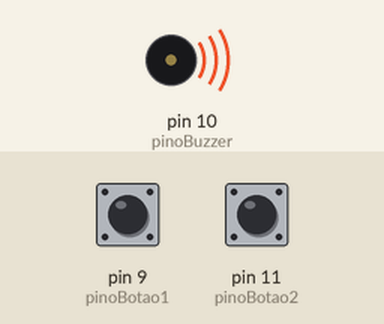
Simulated run of this sketch. Board: Arduino Uno, built with avr-gcc and run on an emulated ATmega328P. On the bench: buzzer (waves = sounding). The test bench sets the inputs (shaded band); at power-on: pin 9 (pinoBotao1) HIGH, pin 11 (pinoBotao2) HIGH.

Above: at 0.5 s.
Timing chart, 0 to 4.6 s (numbered marks = the images above):
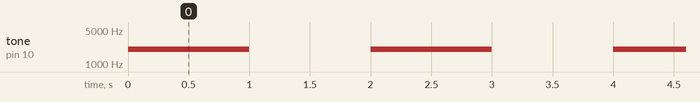

The sketch:

sketch_buzzer.ino
```cpp
int frequencia = 2000;      //frequencia inicial
const int pinoBuzzer = 10;  // Numero do Pino do Buzzer
const int pinoBotao1 = 9;   // Numero do Pino do Botao 1
const int pinoBotao2 = 11;  // Numero do Pino do Botao 2

void setup() {
    pinMode(pinoBuzzer, OUTPUT);        //Setta o pino do buzzer como saida
    pinMode(pinoBotao1, INPUT_PULLUP);  // Setta o pino do botao 1 como entrada
    pinMode(pinoBotao2, INPUT_PULLUP);  //Setta o pino do botao 2 como entrada
}

void loop() {
    //Se pessionar o botao o que causa a falta de sinal acrescenta 100 a frequencia
    if (digitalRead(pinoBotao1) == LOW) {
        frequencia = frequencia + 100;
    }
    //Subtrai 100 da frequencia quando pressionado
    if (digitalRead(pinoBotao2) == LOW) {
        frequencia = frequencia - 100;
    }

    tone(pinoBuzzer, frequencia);  //Gera uma frequencia no pino 10 do valor da variavel
    delay(1000);
    noTone(pinoBuzzer);  //Para a frequencia.
    delay(1000);
}
```

Measured:
- by itself, tone on pin 10 (pinoBuzzer): alternates 2000 Hz for 1.0 s and silent for 1.0 s
